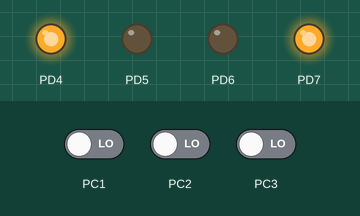
Simulated run of this program. Board: ATmega32, built with avr-gcc and emulated at 12 MHz (the files do not name the chip). On the bench: output pins drawn as LEDs (lit = HIGH). The test bench sets the inputs (shaded band); at power-on: PC1 LOW, PC3 LOW, PC2 LOW.

Above: at 1.2 s.
1.3 s: PC1 driven HIGH
At 2.1 s:
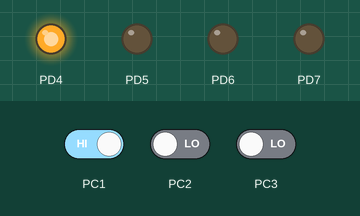
2.8 s: PC1 driven LOW
At 3.3 s:
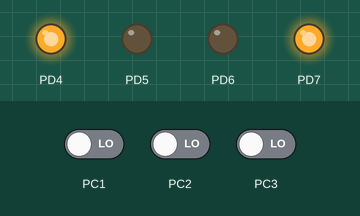
4.3 s: PC3 driven HIGH
At 5.5 s:
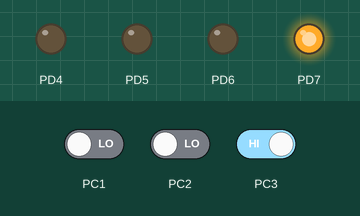
5.8 s: PC3 driven LOW
At 6.7 s:
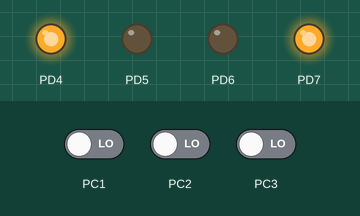
Timing chart, 0 to 8.3 s (numbered marks = the images above; inputs shaded):
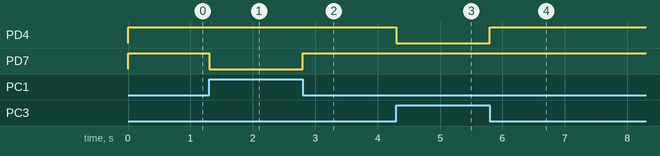

The program:

main.c
```c
//ICC-AVR application builder : 5/22/2014 3:55:49 PM
// Target : M8
// Crystal: 12.000Mhz

#include <avr\io.h>


void main(void)
{


PORTB =  0x00;
 DDRB  = 0x00;
 PORTC = 0x00; //m103 output only
 DDRC  = 0x00;
 PORTD = 0x00;
 DDRD  = 0xF0;

  while (1){
 switch(PINC&0b00001110){
 case 0b00001110:PORTD=0x80;
 	  			 break;
 case 0b00001100:PORTD=0x80;
 	  			 break;
 case 0b00001000:PORTD=0x80;
 	  			 break;
 case 0b00000110:PORTD=0x10;
 	  			 break;
 case 0b00000010:PORTD=0x10;
 	  			 break;
 case 0b00000000:PORTD=0x90;
 		  		 break;
 case 0b00001010:PORTD=0x90;
 		  		 break;
 default:PORTD=0x90;
 		 break;

 }
}
}
```

Measured:
- after the input at 1.3 s, PD7: HIGH → LOW at once
- after the input at 2.8 s, PD7: LOW → HIGH at once
- after the input at 4.3 s, PD4: HIGH → LOW at once
- after the input at 5.8 s, PD4: LOW → HIGH at once
